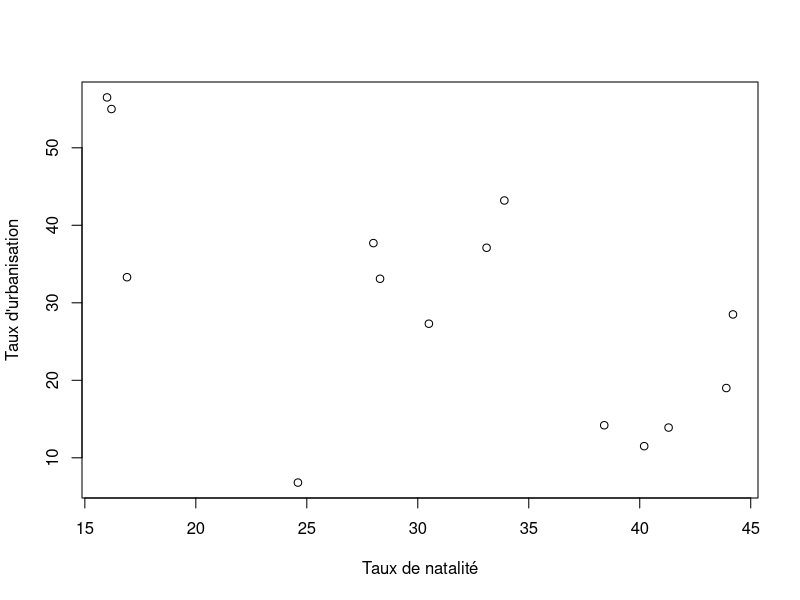
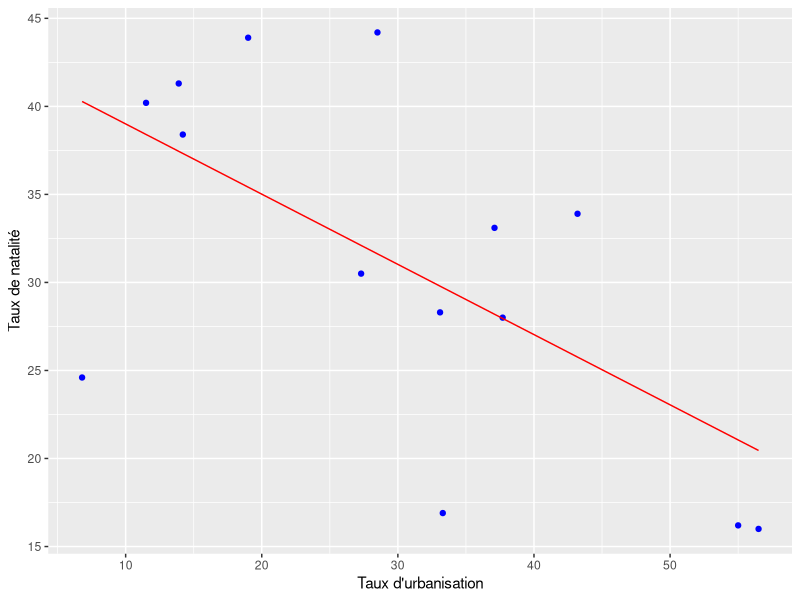
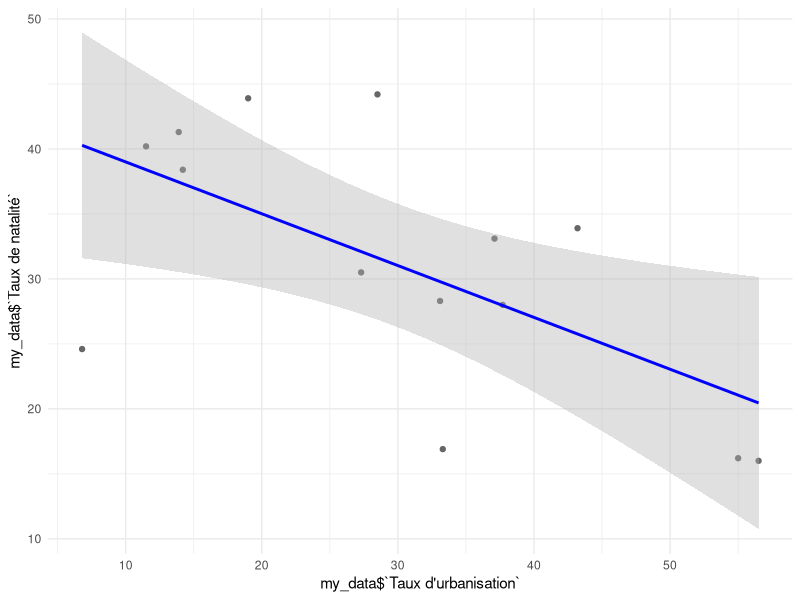
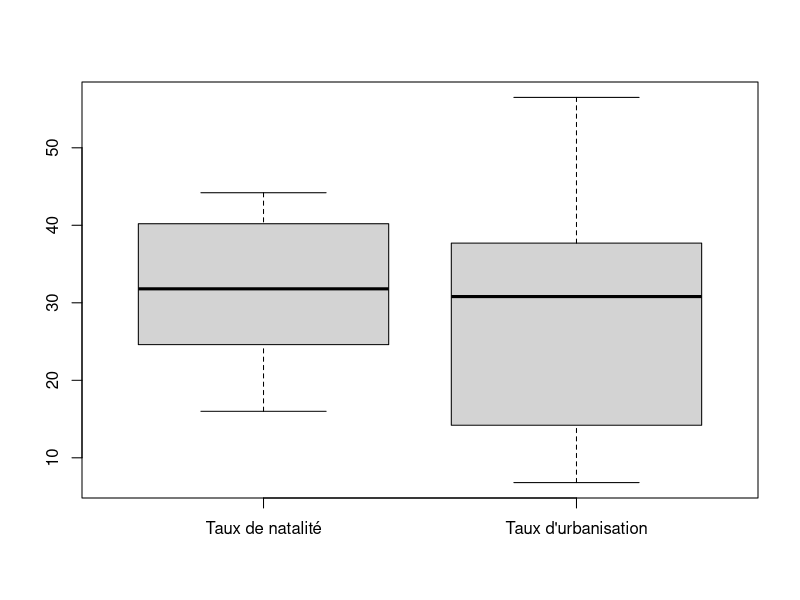

Here is the R script that generated these plots, in order:
## ---- chunk 1
knitr::opts_chunk$set(echo = TRUE)
install.packages("readxl")
install.packages("ggplot2")
#install.packages("shiny")
## ---- chunk 2
library(readxl)
my_data<-read_excel("don_mls.xlsx")
my_data
print(colnames(df))
## ---- chunk 3
plot(my_data)
## ---- chunk 4
#modeling the data 
my_model<-lm((my_data$`Taux de natalité`) ~ (my_data$`Taux d'urbanisation`))
my_model
summary(my_model)
## ---- chunk 5
library(ggplot2)
ggplot(my_data, aes(x=`Taux d'urbanisation`))+
  geom_point(aes(y=`Taux de natalité`), color="blue")+
  geom_line(aes(y=fitted(my_model)), color="red")


  

## ---- chunk 6
# #quantifier la relation entre t_urb et t_nat
# #AKA correlation entre deux variables
# install.packages("ggstatsplot")
# library(ggstatsplot)
# ggscatterstats(data = my_data, x = my_data$`Taux d'urbanisation`, y= my_data$`Taux de natalité` )
## ---- chunk 7
# Plot with regression line + confidence interval
library(ggplot2)
ggplot(my_data, aes(x = my_data$`Taux d'urbanisation`, y = my_data$`Taux de natalité`)) +
  geom_point(color = "grey40") +
  geom_smooth(method = "lm", color = "blue", fill = "grey70") +
  theme_minimal()
## ---- chunk 8
boxplot(my_data)
mean(my_data$`Taux d'urbanisation`)
mean(my_data$`Taux de natalité`)

